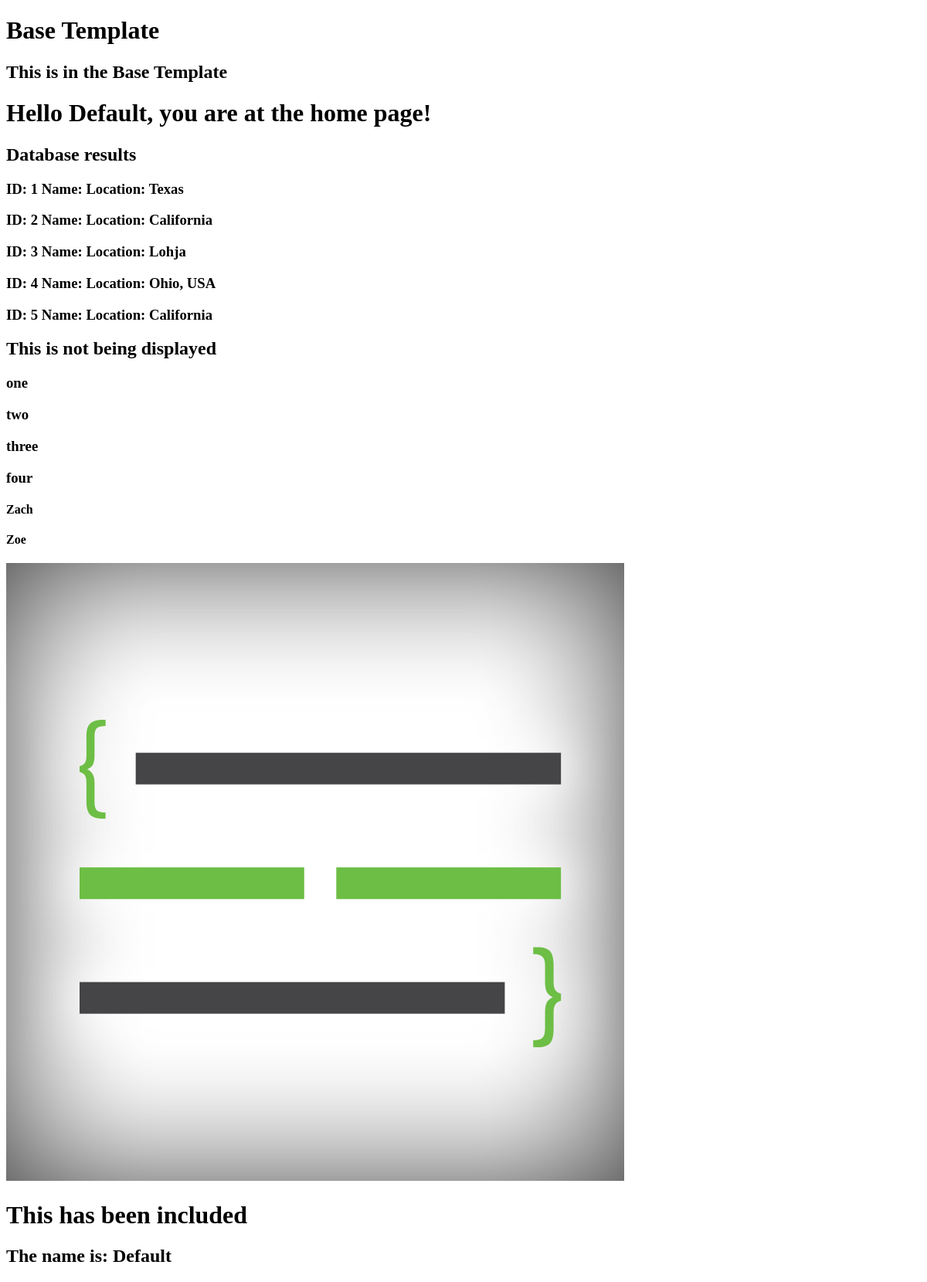
Page /home on the earlier database version.
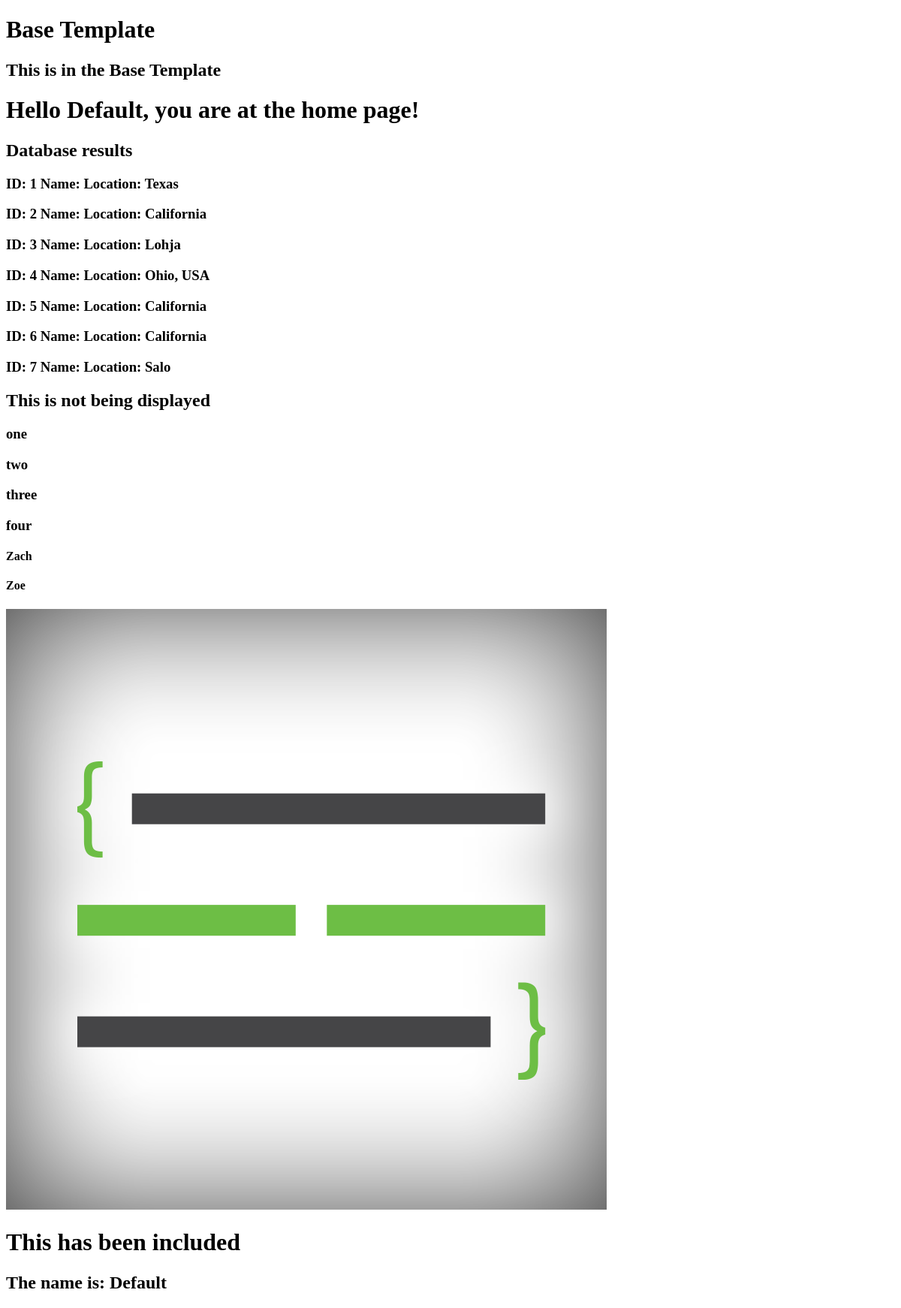
Same page on the later database version.
### tables this page shows
CREATE TABLE users (id integer primary key autoincrement, name text, location text);

### app.py (the view)
@app.route('/home', methods=['POST', 'GET'], defaults={'name' : 'Default'})
@app.route('/home/<string:name>', methods=['POST', 'GET'])
def home(name):
    session['name'] = name
    db = get_db()
    cur = db.execute('select id, name, location from users')
    results = cur.fetchall()
    return render_template('home.html', name=name, display=False, \
        mylist=['one', 'two', 'three', 'four'], listofdictionaries=[{'name' : 'Zach'}, {'name' : 'Zoe'}], results=results)

### app.py (called while the page is built)
def connect_db():
    sql = sqlite3.connect('data.db')
    sql.row_factory = sqlite3.Row
    return sql

def get_db():
    if not hasattr(g, 'sqlite_db'):
        g.sqlite_db = connect_db()
    return g.sqlite_db

### templates/home.html (shortened to what this page needs)
{% extends 'base.html' %}
{% block content %}
{{ super() }}
<h1>Hello {{ name }}, you are at the home page!</h1>
<h2>Database results</h2>
{% for item in results %}
<h3>ID: {{ item.id }} Name: {{ item.bane }} Location: {{ item.location }}</h3>
{% endfor%}
{% if display %}
<h2>This is being displayed</h2>
{% else %}
<h2>This is not being displayed</h2>
{% endif %}
{% for x in mylist %}
<h3>{{ x }}</h3>
{% endfor %}
{% for x in listofdictionaries %}
<h4>{{ x.name }}</h4>
{% endfor %}
<img src="{{ url_for('static', filename='images/prettyprinted.png') }}">
{% include "include_this.html" %}
{% endblock %}

### templates/base.html (shortened to what this page needs)
<!DOCTYPE html>
<html>
    <head>
    </head>
    <body>
        <h1>Base Template</h1>
        {% block content %}
        <h2>This is in the Base Template</h2>
        {% endblock %}
    </body>
</html>

### templates/include_this.html
<h1>This has been included</h1>
<h2>The name is: {{ name }}</h2>

Differences in the rows shown:
added users: id "6", location "California"
added users: id "7", location "Salo"
